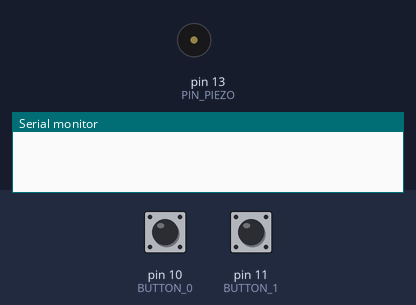
A sketch run on a simulated Arduino Uno, built with avr-gcc and run on an emulated ATmega328P. On the bench: buzzer (waves = sounding), the last lines printed to the serial monitor. The inputs (shaded band) are chosen by the test bench; at power-on: pin 10 (BUTTON_0) HIGH, pin 11 (BUTTON_1) HIGH.

Above: at 1.2 s.
1.3 s: pin 10 (BUTTON_0) pulled LOW for 3.2 s
At 2.5 s:
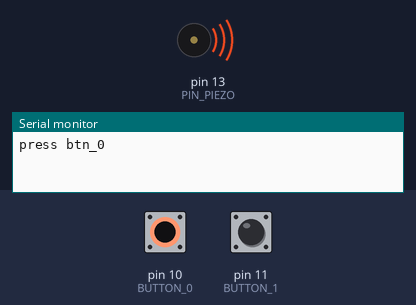
6.0 s: pin 11 (BUTTON_1) pulled LOW for 3.2 s
At 9.8 s:
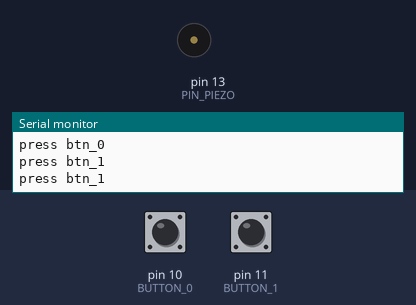
Timing chart, 0 to 11.3 s (numbered marks = the images above; inputs shaded):
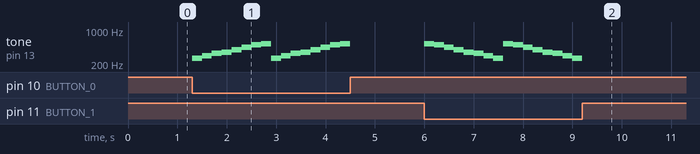

The sketch:

project.ino
```cpp
// https://diyver.tistory.com/32

#define BUTTON_0 10
#define BUTTON_1 11
/*GND -- 10Kohm -- A1 -- btn, VDD(5V)*/

#define PIN_PIEZO 13
#define TONES_MAX 8
int Tones[TONES_MAX] = {261, 294, 330, 349, 392, 440, 494, 523}; // 도, 레, 미, 파, 솔, 라, 시, 도

void setup() {
  int i;
  Serial.begin(9600);
  //button 초기화
  pinMode(BUTTON_0, INPUT_PULLUP);
  pinMode(BUTTON_1, INPUT_PULLUP);
  pinMode(PIN_PIEZO, OUTPUT);
}

void loop() {
  int i;
  //button 상태
  int btn_0 = digitalRead(BUTTON_0);
  int btn_1 = digitalRead(BUTTON_1);

  if(!btn_0){
    Serial.println("press btn_0");
    for(i = 0; i<TONES_MAX; i++)
    {
      tone(PIN_PIEZO,Tones[i]);
      delay(200);
    }
    noTone(PIN_PIEZO);
  }else if(!btn_1){
    Serial.println("press btn_1");
    for(i = TONES_MAX-1; i >= 0; i--)
    {
      tone(PIN_PIEZO,Tones[i]);
      delay(200);
    }
    noTone(PIN_PIEZO);
  }else{
    ;
  }
}
```

Measured:
- after the input at 1.3 s, tone on pin 13 (PIN_PIEZO): plays 261 Hz for 0.20 s, 294 Hz for 0.20 s, 330 Hz for 0.20 s, 349 Hz for 0.20 s, 392 Hz for 0.20 s, 440 Hz for 0.20 s … (16 notes in this stretch), starting at once
- after the input at 6.0 s, tone on pin 13 (PIN_PIEZO): plays 523 Hz for 0.20 s, 494 Hz for 0.20 s, 440 Hz for 0.20 s, 392 Hz for 0.20 s, 349 Hz for 0.20 s, 330 Hz for 0.20 s … (16 notes in this stretch), starting at once
